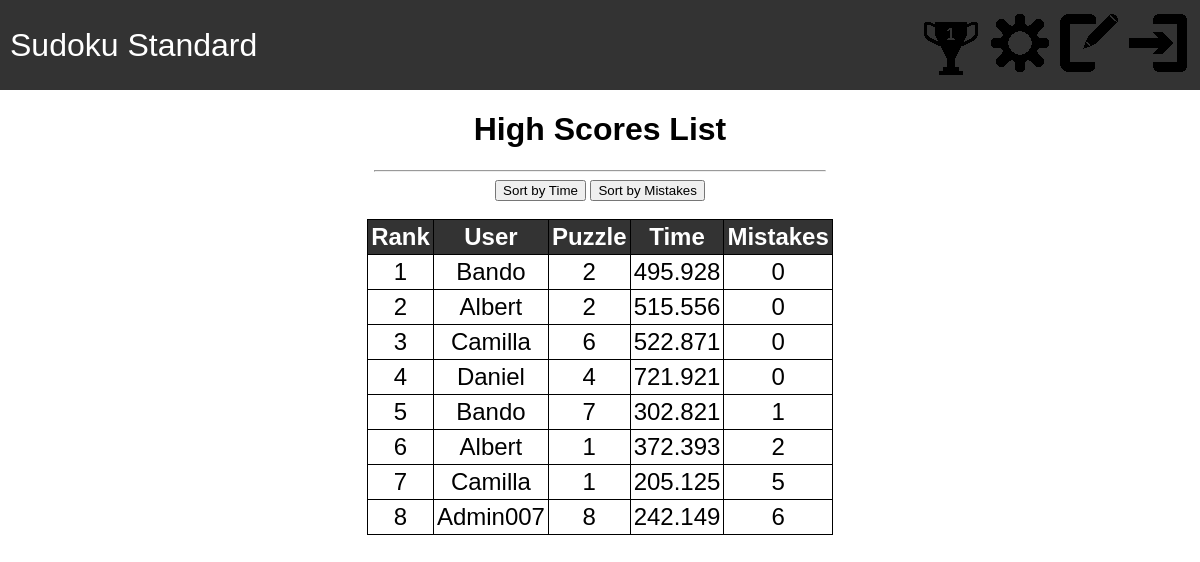
Screenshot of /highscores with the database file from the repository.
### tables this page shows
CREATE TABLE fastestTimes (
                                        id INTEGER PRIMARY KEY AUTOINCREMENT,
                                        user_id INTEGER NOT NULL,
                                        puzzle_id INTEGER NOT NULL,
                                        fastest_time REAL NOT NULL,
                                        mistakes INTEGER NOT NULL,
                                        FOREIGN KEY (user_id) REFERENCES users(id),
                                        FOREIGN KEY (puzzle_id) REFERENCES puzzles(id)
                                    );

CREATE TABLE users (
                                id INTEGER PRIMARY KEY AUTOINCREMENT,
                                user_name TEXT NOT NULL,
                                password_hash TEXT NOT NULL,
                                is_admin INTEGER DEFAULT 0
                            );

### app.py (the view)
@app.route('/highscores')
def highscores():
    entries = setup_db.get_fastestTimes()
    users = setup_db.get_users()
    username = session.get('username')
    return render_template('highscores.html', entries=entries, users=users, username=username)

### setup_db.py (called while the page is built)
def create_connection():
    conn = None
    try:
        conn = sqlite3.connect(database)
        return conn
    except sqlite3.Error as e:
        print(e)
    return conn

def get_users():
    sql = "SELECT id, user_name FROM users"
    try:
        conn = create_connection()
        cursor = conn.cursor()
        cursor.execute(sql)
        row = cursor.fetchall()
        conn.close()
        return row
    except sqlite3.Error as e:
        return e

def get_fastestTimes():
    sql = "SELECT * FROM fastestTimes ORDER BY mistakes ASC, fastest_time ASC"
    try:
        conn = create_connection()
        cursor = conn.cursor()
        cursor.execute(sql)
        row = cursor.fetchall()
        conn.close()
        return row
    except sqlite3.Error as e:
        return e

### templates/highscores.html (shortened to what this page needs)
{% extends "base.html" %}
{% block content %}
    <h1>High Scores List</h1>
    <hr>
    <button onclick="sortTable_after(3)">Sort by Time</button>
    <button onclick="sortTable_after(4)">Sort by Mistakes</button>
    <br><br>
    <table id="highScoresTable">
        <thead>
            <tr>
                <th>Rank</th>
                <th>User</th>
                <th>Puzzle</th>
                <th>Time</th>
                <th>Mistakes</th>
            </tr>
        </thead>
        <tbody>
        {% set counter = 1 %}
        {% for entry in entries %}
            {% set counter =  loop.index %}
            {% set is_highlighted = (users[entry[1]-1][1] == username) %}
            <tr class="{{ 'highlight' if is_highlighted else '' }}">
                <td>{{ counter }}</td>
                <td>{{ users[entry[1]-1][1] }}</td>
                <td>{{ entry[2] }}</td>
                <td>{{ entry[3] }}</td>
                <td>{{ entry[4] }}</td>
            </tr>
        {% endfor %}
        </tbody>
    </table>
{% endblock %}

### templates/base.html (shortened to what this page needs)
<!DOCTYPE html>
<html lang="en">
<head>
    <link rel="stylesheet" href="{{ url_for('static', filename='style.css') }}">
</head>
<body>
    <nav>
        <div class="navbar">
            <a href="{{ url_for('home') }}" class="link">
                <div class="gamemode-selected">Sudoku Standard</div>
            </a>
            <div class="icons">
                <a href="{{ url_for('highscores') }}" class="icon-link">
                    <div class="icon1 icon"><span class="text1">High Scores</span></div>
                </a>
                <a href="{{ url_for('settings') }}" class="icon-link">
                    <div class="icon2 icon"><span class="text2">Settings</span></div>
                </a>
                {% if username %}
                    <a href="{{ url_for('logout') }}" class="icon-link">
                        <div class="icon3 icon3-logged-in icon"><span class="text3">Logout</span></div>
                    </a>
                    <a class="icon-link">
                        <div class="icon4 icon4-logged-in icon"><span class="text4">{{ username }}</span></div>
                    </a>
                {% else %}
                    <a href="{{ url_for('signup') }}" class="icon-link">
                        <div class="icon3 icon"><span class="text3">Sign <br> Up</span></div>
                    </a>
                    <a href="{{ url_for('login') }}" class="icon-link">
                        <div class="icon4 icon"><span class="text4">Login</span></div>
                    </a>
                {% endif %}
            </div>
        </div>
    </nav>
    <main>
        <div class="nav-padding"></div>
        {% block content %}
        {% endblock %}
    </main>
</body>
</html>

### static/style.css (style rules this page uses)
:root { --text-font: Arial, sans-serif; --text-size: 1em; --highlight-color: seashell; --background-color: white; --topbar-color: #333; }
body { background-color: var(--background-color); font-family: var(--text-font); text-align: center; margin: 0; font-size: 1em; }
main { font-size: var(--text-size); }
.navbar { margin: 0; width: 100%; padding: 10px; display: flex; justify-content: space-between; align-items: center; background-color: var(--topbar-color); color: var(--background-color); position: fixed; z-index: 2; height: 70px; }
.nav-padding { height: 90px; }
.icons { display: flex; flex-wrap: wrap; justify-content: center; margin-right: 15px; font-size: 1em; }
.icon { display: inline-block; width: 4em; height: 4em; background-color: var(--topbar-color); margin-right: 5px; margin-bottom: 5px; cursor: pointer; z-index: 3; justify-self: right; }
.icon1 { background-image: url('imgs/highscore.png'); }
.icon2 { background-image: url('imgs/settings.png'); }
.icon3 { background-image: url('imgs/signup.png'); }
.icon4 { background-image: url('imgs/login.png'); }
a.icon-link { width: 4em; height: 4em; text-decoration: none; color: inherit; display: block; display: inline-block; margin-right: 5px; margin-bottom: 5px; }
a.link { text-decoration: none; color: inherit; }
hr { width: 450px; }
.gamemode-selected { font-size: 2em; }
table { border-collapse: collapse; text-align: left; margin: auto; }
th { background-color: var(--topbar-color); text-align: center; font-size: 2em; color: var(--background-color); }
td, th { text-align: center; font-size: 1.5em; border: 1px solid black; padding: 3px; }

### rows the page displays
fastestTimes: counter "1", puzzle "2", fastest_time "495.928", mistakes "0"
users: user_name "Bando"
fastestTimes: counter "2", puzzle "2", fastest_time "515.556", mistakes "0"
users: user_name "Albert"
fastestTimes: user "3", puzzle "6", fastest_time "522.871", mistakes "0"
users: user_name "Camilla"
fastestTimes: puzzle "4", fastest_time "721.921", mistakes "0"
users: user_name "Daniel"
fastestTimes: id "5", puzzle "7", fastest_time "302.821", mistakes "1"
fastestTimes: counter "6", puzzle "1", fastest_time "372.393", mistakes "2"
fastestTimes: counter "7", puzzle "1", fastest_time "205.125", mistakes "5"
fastestTimes: puzzle "8", fastest_time "242.149", mistakes "6"
users: user_name "Admin007"
